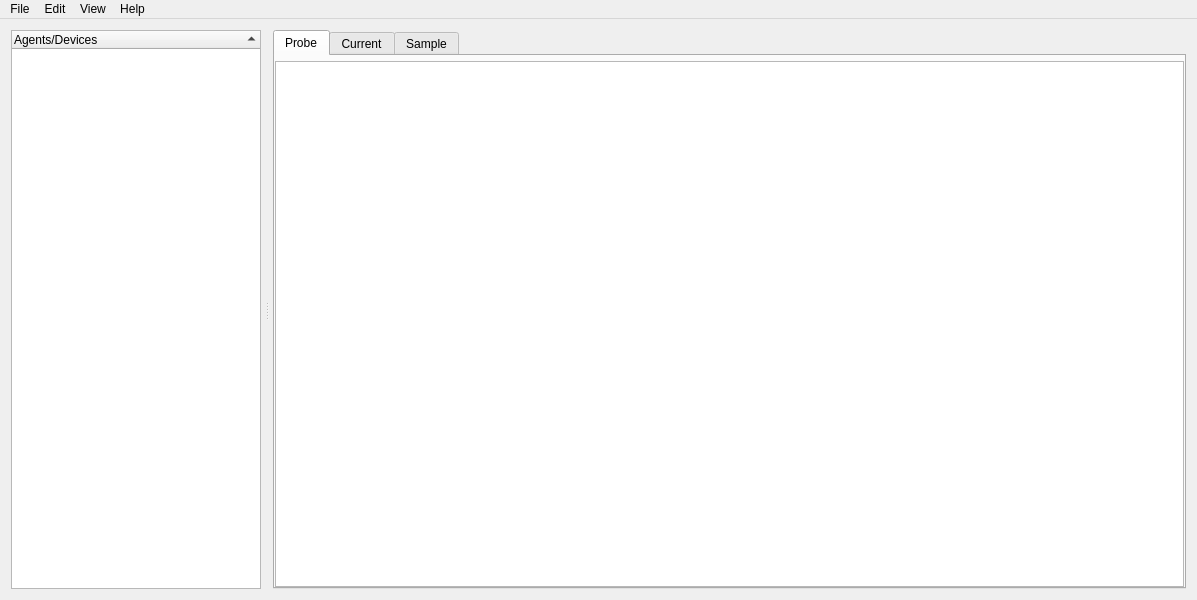
<?xml version="1.0" encoding="UTF-8"?>
<ui version="4.0">
 <class>MainWindow</class>
 <widget class="QMainWindow" name="MainWindow">
  <property name="geometry">
   <rect>
    <x>0</x>
    <y>0</y>
    <width>1197</width>
    <height>600</height>
   </rect>
  </property>
  <property name="baseSize">
   <size>
    <width>0</width>
    <height>0</height>
   </size>
  </property>
  <property name="windowTitle">
   <string>MTExplorer</string>
  </property>
  <widget class="QWidget" name="centralWidget">
   <layout class="QVBoxLayout" name="verticalLayout">
    <item>
     <widget class="QSplitter" name="splitter">
      <property name="sizePolicy">
       <sizepolicy hsizetype="Expanding" vsizetype="Expanding">
        <horstretch>0</horstretch>
        <verstretch>0</verstretch>
       </sizepolicy>
      </property>
      <property name="focusPolicy">
       <enum>Qt::StrongFocus</enum>
      </property>
      <property name="orientation">
       <enum>Qt::Horizontal</enum>
      </property>
      <property name="opaqueResize">
       <bool>true</bool>
      </property>
      <property name="handleWidth">
       <number>12</number>
      </property>
      <property name="childrenCollapsible">
       <bool>true</bool>
      </property>
      <widget class="QTreeWidget" name="agentDeviceTree">
       <property name="sizePolicy">
        <sizepolicy hsizetype="MinimumExpanding" vsizetype="Expanding">
         <horstretch>0</horstretch>
         <verstretch>0</verstretch>
        </sizepolicy>
       </property>
       <property name="minimumSize">
        <size>
         <width>125</width>
         <height>0</height>
        </size>
       </property>
       <property name="maximumSize">
        <size>
         <width>250</width>
         <height>16777215</height>
        </size>
       </property>
       <property name="baseSize">
        <size>
         <width>150</width>
         <height>0</height>
        </size>
       </property>
       <property name="sortingEnabled">
        <bool>true</bool>
       </property>
       <property name="columnCount">
        <number>1</number>
       </property>
       <attribute name="headerShowSortIndicator" stdset="0">
        <bool>true</bool>
       </attribute>
       <column>
        <property name="text">
         <string>Agents/Devices</string>
        </property>
       </column>
      </widget>
      <widget class="QTabWidget" name="tabWidget">
       <property name="currentIndex">
        <number>0</number>
       </property>
       <widget class="QWidget" name="tab_1">
        <property name="focusPolicy">
         <enum>Qt::StrongFocus</enum>
        </property>
        <attribute name="title">
         <string>Probe</string>
        </attribute>
        <layout class="QVBoxLayout" name="verticalLayout_3">
         <property name="leftMargin">
          <number>0</number>
         </property>
         <property name="topMargin">
          <number>5</number>
         </property>
         <property name="rightMargin">
          <number>0</number>
         </property>
         <property name="bottomMargin">
          <number>0</number>
         </property>
         <item>
          <widget class="QTextEdit" name="textProbe">
           <property name="tabletTracking">
            <bool>false</bool>
           </property>
           <property name="focusPolicy">
            <enum>Qt::NoFocus</enum>
           </property>
           <property name="acceptDrops">
            <bool>false</bool>
           </property>
           <property name="lineWrapMode">
            <enum>QTextEdit::NoWrap</enum>
           </property>
           <property name="textInteractionFlags">
            <set>Qt::TextSelectableByMouse</set>
           </property>
          </widget>
         </item>
        </layout>
       </widget>
       <widget class="QWidget" name="tab_2">
        <property name="focusPolicy">
         <enum>Qt::StrongFocus</enum>
        </property>
        <attribute name="title">
         <string>Current</string>
        </attribute>
        <layout class="QVBoxLayout" name="verticalLayout_2">
         <property name="leftMargin">
          <number>0</number>
         </property>
         <property name="topMargin">
          <number>5</number>
         </property>
         <property name="rightMargin">
          <number>0</number>
         </property>
         <property name="bottomMargin">
          <number>0</number>
         </property>
         <item>
          <widget class="QTextEdit" name="textCurrent">
           <property name="focusPolicy">
            <enum>Qt::TabFocus</enum>
           </property>
           <property name="acceptDrops">
            <bool>false</bool>
           </property>
           <property name="lineWrapMode">
            <enum>QTextEdit::NoWrap</enum>
           </property>
           <property name="textInteractionFlags">
            <set>Qt::TextSelectableByMouse</set>
           </property>
          </widget>
         </item>
        </layout>
       </widget>
       <widget class="QWidget" name="tab_3">
        <property name="focusPolicy">
         <enum>Qt::StrongFocus</enum>
        </property>
        <attribute name="title">
         <string>Sample</string>
        </attribute>
        <layout class="QVBoxLayout" name="verticalLayout_4">
         <property name="leftMargin">
          <number>0</number>
         </property>
         <property name="topMargin">
          <number>5</number>
         </property>
         <property name="rightMargin">
          <number>0</number>
         </property>
         <property name="bottomMargin">
          <number>0</number>
         </property>
         <item>
          <widget class="QTextEdit" name="textSample">
           <property name="focusPolicy">
            <enum>Qt::NoFocus</enum>
           </property>
           <property name="acceptDrops">
            <bool>false</bool>
           </property>
           <property name="lineWidth">
            <number>1</number>
           </property>
           <property name="lineWrapMode">
            <enum>QTextEdit::NoWrap</enum>
           </property>
           <property name="textInteractionFlags">
            <set>Qt::TextSelectableByMouse</set>
           </property>
          </widget>
         </item>
        </layout>
       </widget>
      </widget>
     </widget>
    </item>
   </layout>
  </widget>
  <widget class="QMenuBar" name="menuBar">
   <property name="geometry">
    <rect>
     <x>0</x>
     <y>0</y>
     <width>1197</width>
     <height>22</height>
    </rect>
   </property>
   <property name="defaultUp">
    <bool>false</bool>
   </property>
   <widget class="QMenu" name="menuFile">
    <property name="title">
     <string>File</string>
    </property>
    <addaction name="actionQuit"/>
   </widget>
   <widget class="QMenu" name="menuEdit">
    <property name="title">
     <string>Edit</string>
    </property>
    <addaction name="actionAdd"/>
    <addaction name="actionRemove"/>
   </widget>
   <widget class="QMenu" name="menuHelp">
    <property name="title">
     <string>Help</string>
    </property>
    <addaction name="actionAbout_MTExplorer"/>
   </widget>
   <widget class="QMenu" name="menuView">
    <property name="title">
     <string>View</string>
    </property>
    <widget class="QMenu" name="menuDisplay">
     <property name="title">
      <string>Display</string>
     </property>
     <addaction name="actionHTML"/>
     <addaction name="actionXML"/>
     <addaction name="actionJSON"/>
    </widget>
    <addaction name="menuDisplay"/>
    <addaction name="actionHide_Panel"/>
    <addaction name="separator"/>
    <addaction name="actionRefresh"/>
    <addaction name="actionZoom_In"/>
    <addaction name="actionZoom_Out"/>
   </widget>
   <addaction name="menuFile"/>
   <addaction name="menuEdit"/>
   <addaction name="menuView"/>
   <addaction name="menuHelp"/>
  </widget>
  <action name="actionQuit">
   <property name="text">
    <string>Quit</string>
   </property>
   <property name="shortcut">
    <string>Alt+Q</string>
   </property>
  </action>
  <action name="actionAdd">
   <property name="text">
    <string>Add Agent</string>
   </property>
   <property name="shortcut">
    <string>+</string>
   </property>
  </action>
  <action name="actionRemove">
   <property name="text">
    <string>Remove Agent</string>
   </property>
   <property name="shortcut">
    <string>-</string>
   </property>
  </action>
  <action name="actionZoom_In">
   <property name="text">
    <string>Zoom In</string>
   </property>
   <property name="shortcut">
    <string>Alt++</string>
   </property>
   <property name="shortcutVisibleInContextMenu">
    <bool>true</bool>
   </property>
  </action>
  <action name="actionZoom_Out">
   <property name="text">
    <string>Zoom Out</string>
   </property>
   <property name="shortcut">
    <string>Alt+-</string>
   </property>
   <property name="shortcutVisibleInContextMenu">
    <bool>false</bool>
   </property>
  </action>
  <action name="actionRefresh">
   <property name="text">
    <string>Refresh</string>
   </property>
   <property name="shortcut">
    <string>Alt+R</string>
   </property>
  </action>
  <action name="actionAbout_MTExplorer">
   <property name="text">
    <string>About MTExplorer</string>
   </property>
  </action>
  <action name="actionHide_Panel">
   <property name="checkable">
    <bool>true</bool>
   </property>
   <property name="text">
    <string>Hide Panel</string>
   </property>
   <property name="shortcut">
    <string>Alt+P</string>
   </property>
  </action>
  <action name="actionHTML">
   <property name="checkable">
    <bool>true</bool>
   </property>
   <property name="checked">
    <bool>true</bool>
   </property>
   <property name="text">
    <string>HTML</string>
   </property>
   <property name="shortcut">
    <string>Alt+H</string>
   </property>
  </action>
  <action name="actionXML">
   <property name="checkable">
    <bool>true</bool>
   </property>
   <property name="text">
    <string>XML</string>
   </property>
   <property name="shortcut">
    <string>Alt+X</string>
   </property>
  </action>
  <action name="actionJSON">
   <property name="checkable">
    <bool>true</bool>
   </property>
   <property name="text">
    <string>JSON</string>
   </property>
   <property name="shortcut">
    <string>Alt+J</string>
   </property>
  </action>
 </widget>
 <layoutdefault spacing="6" margin="11"/>
 <resources/>
 <connections/>
</ui>
